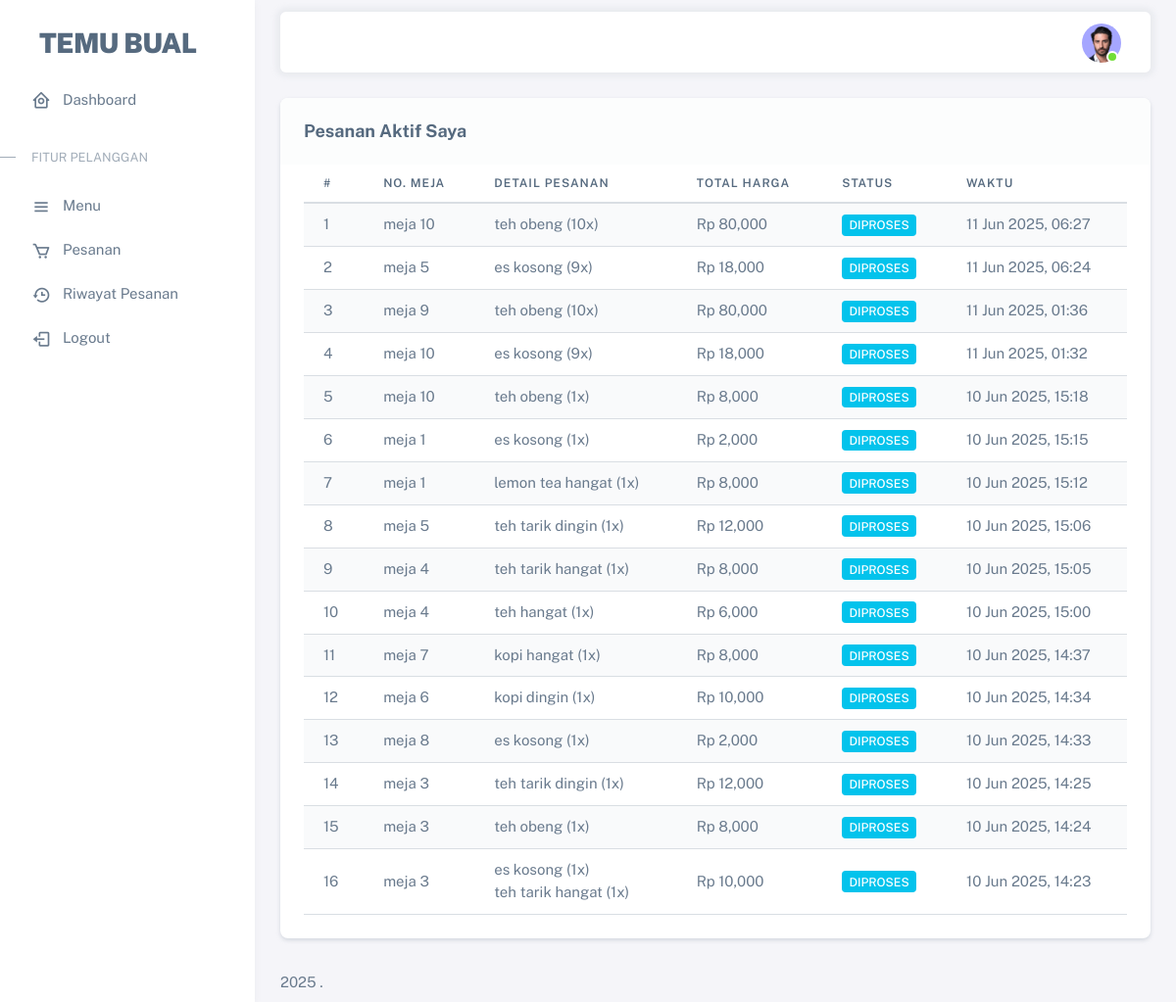
/pesanan_aktif.php (signed in), run on an earlier commit of the app's database.
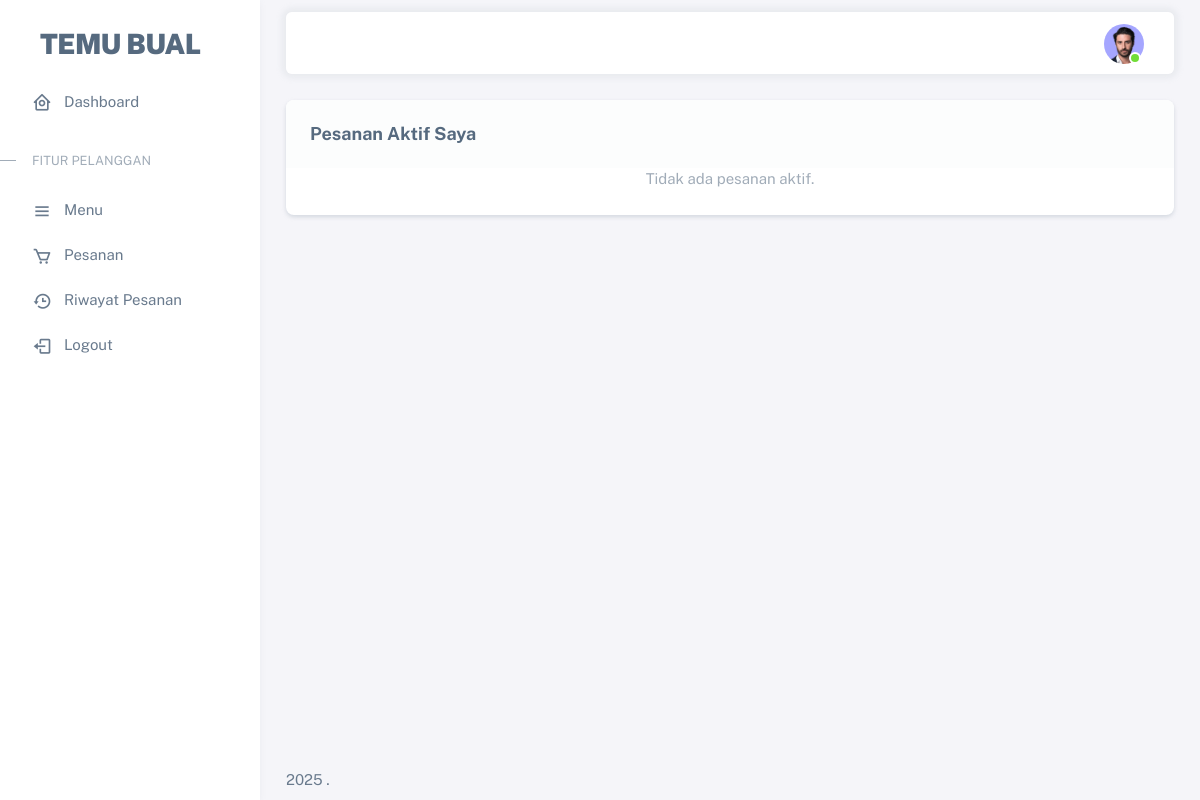
And on a later commit of the database.
### tables this page shows
CREATE TABLE `pesanan` (
  `id_pesanan` int(11) NOT NULL,
  `user_id` int(11) NOT NULL,
  `nomor_meja` varchar(10) NOT NULL,
  `tanggal_pesanan` timestamp NOT NULL DEFAULT current_timestamp(),
  `status_pesanan` varchar(50) DEFAULT 'Diproses'
);

### pesanan_aktif.php (the view, shortened to what this page needs)
<?php
require_once('config.php');
$user_id = $_SESSION['user_id'];
$index = 1;
$query = "
    SELECT
        p.id_pesanan,
        p.nomor_meja,
        p.tanggal_pesanan,
        p.status_pesanan,
        SUM(dp.jumlah * dp.harga_saat_pesan) AS total_harga,
        GROUP_CONCAT(CONCAT(m.nama, ' (', dp.jumlah, 'x)') SEPARATOR '<br>') AS detail_menu
    FROM
        pesanan p
    LEFT JOIN
        detail_pesanan dp ON p.id_pesanan = dp.id_pesanan
    LEFT JOIN
        menu m ON dp.id_menu = m.menu_id
    WHERE
        p.user_id = ? AND (p.status_pesanan = 'Pending' OR p.status_pesanan = 'Diproses')
    GROUP BY
        p.id_pesanan
    ORDER BY
        p.tanggal_pesanan DESC
";
$stmt = $conn->prepare($query);
$stmt->bind_param("i", $user_id);
$stmt->execute();
$result = $stmt->get_result();
include('.includes/header.php');
?>
<div class="container-xxl flex-grow-1 container-p-y">
  <div class="card shadow-sm">
    <div class="card-header bg-light text-dark">
      <h5 class="mb-0 fw-bold">Pesanan Aktif Saya</h5>
    </div>
    <div class="card-body">
      <?php if ($result->num_rows > 0): ?>
        <div class="table-responsive">
          <table class="table table-striped table-hover">
            <thead>
              <tr>
                <th>#</th>
                <th>No. Meja</th>
                <th>Detail Pesanan</th>
                <th>Total Harga</th>
                <th>Status</th>
                <th>Waktu</th>
              </tr>
            </thead>
            <tbody>
              <?php while ($row = $result->fetch_assoc()): ?>
                <tr>
                  <td><?= $index++; ?></td>
                  <td><?= htmlspecialchars($row['nomor_meja']); ?></td>
                  <td><?= $row['detail_menu']; ?></td>
                  <td>Rp <?= number_format($row['total_harga']); ?></td>
                  <td>
                    <span class="badge bg-info"><?= htmlspecialchars($row['status_pesanan']); ?></span>
                  </td>
                  <td><?= date('d M Y, H:i', strtotime($row['tanggal_pesanan'])); ?></td>
                </tr>
              <?php endwhile; ?>
            </tbody>
          </table>
        </div>
      <?php else: ?>
        <p class="text-center text-muted mb-0">Tidak ada pesanan aktif.</p>
      <?php endif; ?>
    </div>
  </div>
</div>
<?php
include('.includes/footer.php');
?>

What changed in the data, as far as the page shows it:
removed pesanan: nomor_meja "meja 10", detail_menu "teh obeng (10x)", total_harga "80,000", status_pesanan "DIPROSES", tanggal_pesanan "11 Jun 2025, 06:27"
removed pesanan: nomor_meja "meja 5", detail_menu "es kosong (9x)", total_harga "18,000", status_pesanan "DIPROSES", tanggal_pesanan "11 Jun 2025, 06:24"
removed pesanan: nomor_meja "meja 9", detail_menu "teh obeng (10x)", total_harga "80,000", status_pesanan "DIPROSES", tanggal_pesanan "11 Jun 2025, 01:36"
removed pesanan: nomor_meja "meja 10", detail_menu "es kosong (9x)", total_harga "18,000", status_pesanan "DIPROSES", tanggal_pesanan "11 Jun 2025, 01:32"
removed pesanan: nomor_meja "meja 10", detail_menu "teh obeng (1x)", total_harga "8,000", status_pesanan "DIPROSES", tanggal_pesanan "10 Jun 2025, 15:18"
removed pesanan: nomor_meja "meja 1", detail_menu "es kosong (1x)", total_harga "2,000", status_pesanan "DIPROSES", tanggal_pesanan "10 Jun 2025, 15:15"
removed pesanan: nomor_meja "meja 1", detail_menu "lemon tea hangat (1x)", total_harga "8,000", status_pesanan "DIPROSES", tanggal_pesanan "10 Jun 2025, 15:12"
removed pesanan: nomor_meja "meja 5", detail_menu "teh tarik dingin (1x)", total_harga "12,000", status_pesanan "DIPROSES", tanggal_pesanan "10 Jun 2025, 15:06"
removed pesanan: nomor_meja "meja 4", detail_menu "teh tarik hangat (1x)", total_harga "8,000", status_pesanan "DIPROSES", tanggal_pesanan "10 Jun 2025, 15:05"
removed pesanan: nomor_meja "meja 4", detail_menu "teh hangat (1x)", total_harga "6,000", status_pesanan "DIPROSES", tanggal_pesanan "10 Jun 2025, 15:00"
removed pesanan: nomor_meja "meja 7", detail_menu "kopi hangat (1x)", total_harga "8,000", status_pesanan "DIPROSES", tanggal_pesanan "10 Jun 2025, 14:37"
removed pesanan: nomor_meja "meja 6", detail_menu "kopi dingin (1x)", total_harga "10,000", status_pesanan "DIPROSES", tanggal_pesanan "10 Jun 2025, 14:34"
removed pesanan: nomor_meja "meja 8", detail_menu "es kosong (1x)", total_harga "2,000", status_pesanan "DIPROSES", tanggal_pesanan "10 Jun 2025, 14:33"
removed pesanan: nomor_meja "meja 3", detail_menu "teh tarik dingin (1x)", total_harga "12,000", status_pesanan "DIPROSES", tanggal_pesanan "10 Jun 2025, 14:25"
removed pesanan: nomor_meja "meja 3", detail_menu "teh obeng (1x)", total_harga "8,000", status_pesanan "DIPROSES", tanggal_pesanan "10 Jun 2025, 14:24"
removed pesanan: nomor_meja "meja 3", detail_menu "es kosong (1x) teh tarik hangat (1x)", total_harga "10,000", status_pesanan "DIPROSES", tanggal_pesanan "10 Jun 2025, 14:23"
Also different on the page:
text no longer shown: "# NO. MEJA DETAIL PESANAN TOTAL HARGA STATUS WAKTU"
text now shown: "Tidak ada pesanan aktif."
